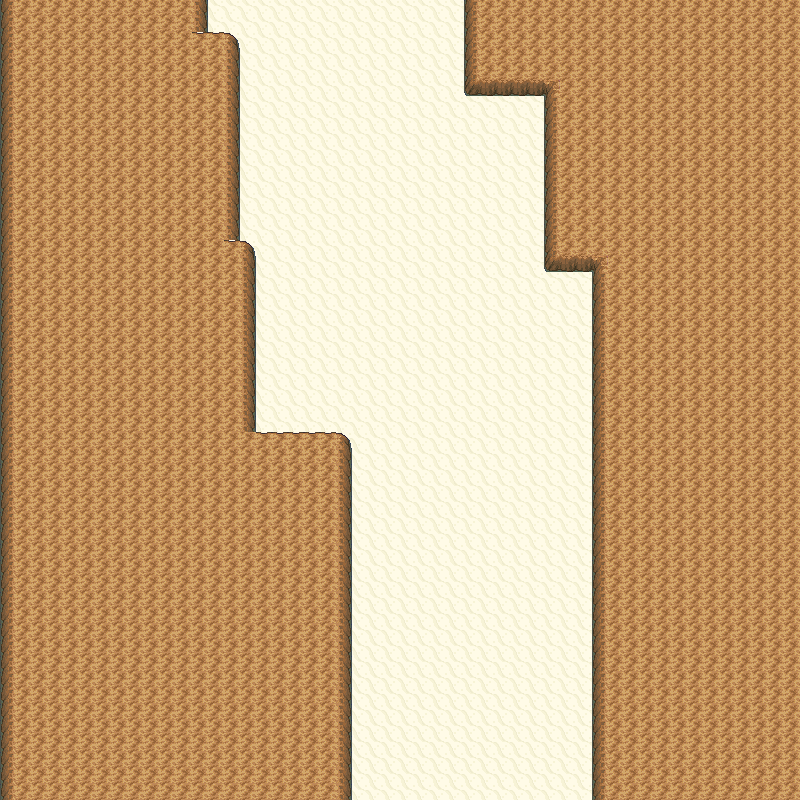

A 2D game scene composited from a Tiled map and its tileset images. What follows is a short description and the map's XML, with each tile layer's data collapsed to a summary:
An orthogonal 50x50 tile map with 16x16 px tiles, 4 tile layers (Grass, Walkable, Collisions, WalkBehind), 5 tilesets.

<map version="1.0" orientation="orthogonal" width="50" height="50" tilewidth="16" tileheight="16">
 <properties>
  <property name="dayPokemonChances" value="Cacnea,20;Baltoy,20;Claydol,10;Cacturne,20;Sandshrew,10;Sandslash,20;" />
  <property name="dayPokemonLevels" value="35-35;35-35;65-65;65-65;35-35;65-65;" />
  <property name="fishPokemonChances" value="" />
  <property name="fishPokemonLevels" value="" />
  <property name="isCave" value="false" />
  <property name="nightPokemonChances" value="Cacnea,20;Baltoy,20;Claydol,10;Cacturne,20;Sandshrew,10;Sandslash,20;" />
  <property name="nightPokemonLevels" value="35-35;35-35;65-65;65-65;35-35;65-65;" />
  <property name="pvp" value="yes" />
  <property name="waterPokemonChances" value="" />
  <property name="waterPokemonLevels" value="" />
  <property name="wildProbability" value="4" />
  <property name="xOffsetModifier" value="0" />
  <property name="yOffsetModifier" value="0" />
 </properties>
 <tileset firstgid="1" source="Cliffs01.tsx" />
 <tileset firstgid="231" source="Cliffs02.tsx" />
 <tileset firstgid="343" source="SinnohInteriorSet1.tsx" />
 <tileset firstgid="2711" source="Water02.tsx" />
 <tileset firstgid="2903" source="Orre Tileset 1.tsx" />
 <layer name="Grass" width="50" height="50">
  <data>[2500 cells, 2500 non-empty, 1 distinct tile ids]</data>
 </layer>
 <layer name="Walkable" width="50" height="50">
  <data>[2500 cells, 0 non-empty, 0 distinct tile ids]</data>
 </layer>
 <layer name="Collisions" width="50" height="50">
  <data>[2500 cells, 1650 non-empty, 8 distinct tile ids]</data>
 </layer>
 <layer name="WalkBehind" width="50" height="50">
  <data>[2500 cells, 0 non-empty, 0 distinct tile ids]</data>
 </layer>
</map>
